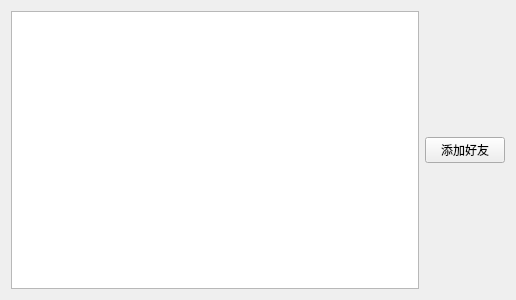
<?xml version="1.0" encoding="UTF-8"?>
<ui version="4.0">
 <class>online</class>
 <widget class="QWidget" name="online">
  <property name="geometry">
   <rect>
    <x>0</x>
    <y>0</y>
    <width>516</width>
    <height>300</height>
   </rect>
  </property>
  <property name="windowTitle">
   <string>Form</string>
  </property>
  <layout class="QHBoxLayout" name="horizontalLayout">
   <item>
    <widget class="QListWidget" name="listWidget"/>
   </item>
   <item>
    <layout class="QVBoxLayout" name="verticalLayout">
     <item>
      <spacer name="verticalSpacer_2">
       <property name="orientation">
        <enum>Qt::Vertical</enum>
       </property>
       <property name="sizeHint" stdset="0">
        <size>
         <width>20</width>
         <height>58</height>
        </size>
       </property>
      </spacer>
     </item>
     <item>
      <widget class="QPushButton" name="addfriendPB">
       <property name="text">
        <string>添加好友</string>
       </property>
      </widget>
     </item>
     <item>
      <spacer name="verticalSpacer">
       <property name="orientation">
        <enum>Qt::Vertical</enum>
       </property>
       <property name="sizeHint" stdset="0">
        <size>
         <width>20</width>
         <height>98</height>
        </size>
       </property>
      </spacer>
     </item>
    </layout>
   </item>
  </layout>
 </widget>
 <resources/>
 <connections/>
</ui>
